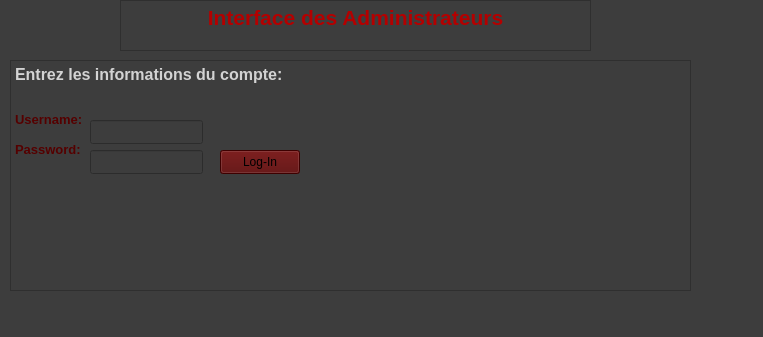
<?xml version="1.0" encoding="UTF-8"?>
<ui version="4.0">
 <class>Admin</class>
 <widget class="QWidget" name="Admin">
  <property name="geometry">
   <rect>
    <x>0</x>
    <y>0</y>
    <width>763</width>
    <height>337</height>
   </rect>
  </property>
  <property name="windowTitle">
   <string>Form</string>
  </property>
  <property name="styleSheet">
   <string notr="true">background-color: rgb(61, 61, 61);</string>
  </property>
  <widget class="QTextBrowser" name="textBrowser">
   <property name="geometry">
    <rect>
     <x>10</x>
     <y>60</y>
     <width>681</width>
     <height>231</height>
    </rect>
   </property>
   <property name="html">
    <string>&lt;!DOCTYPE HTML PUBLIC &quot;-//W3C//DTD HTML 4.0//EN&quot; &quot;http://www.w3.org/TR/REC-html40/strict.dtd&quot;&gt;
&lt;html&gt;&lt;head&gt;&lt;meta name=&quot;qrichtext&quot; content=&quot;1&quot; /&gt;&lt;meta charset=&quot;utf-8&quot; /&gt;&lt;style type=&quot;text/css&quot;&gt;
p, li { white-space: pre-wrap; }
hr { height: 1px; border-width: 0; }
li.unchecked::marker { content: &quot;\2610&quot;; }
li.checked::marker { content: &quot;\2612&quot;; }
&lt;/style&gt;&lt;/head&gt;&lt;body style=&quot; font-family:'Segoe UI'; font-size:9pt; font-weight:400; font-style:normal;&quot;&gt;
&lt;p style=&quot; margin-top:0px; margin-bottom:0px; margin-left:0px; margin-right:0px; -qt-block-indent:0; text-indent:0px;&quot;&gt;&lt;span style=&quot; font-size:12pt; font-weight:700; color:#d3d3d3;&quot;&gt;Entrez les informations du compte: &lt;/span&gt;&lt;/p&gt;
&lt;p style=&quot;-qt-paragraph-type:empty; margin-top:0px; margin-bottom:0px; margin-left:0px; margin-right:0px; -qt-block-indent:0; text-indent:0px;&quot;&gt;&lt;br /&gt;&lt;/p&gt;
&lt;p style=&quot;-qt-paragraph-type:empty; margin-top:0px; margin-bottom:0px; margin-left:0px; margin-right:0px; -qt-block-indent:0; text-indent:0px;&quot;&gt;&lt;br /&gt;&lt;/p&gt;
&lt;p style=&quot; margin-top:0px; margin-bottom:0px; margin-left:0px; margin-right:0px; -qt-block-indent:0; text-indent:0px;&quot;&gt;&lt;span style=&quot; font-size:10pt; font-weight:700; color:#550000;&quot;&gt;Username:&lt;/span&gt;&lt;/p&gt;
&lt;p style=&quot;-qt-paragraph-type:empty; margin-top:0px; margin-bottom:0px; margin-left:0px; margin-right:0px; -qt-block-indent:0; text-indent:0px; font-size:10pt; font-weight:700; color:#550000;&quot;&gt;&lt;br /&gt;&lt;/p&gt;
&lt;p style=&quot; margin-top:0px; margin-bottom:0px; margin-left:0px; margin-right:0px; -qt-block-indent:0; text-indent:0px;&quot;&gt;&lt;span style=&quot; font-size:10pt; font-weight:700; color:#550000;&quot;&gt;Password: &lt;/span&gt;&lt;/p&gt;&lt;/body&gt;&lt;/html&gt;</string>
   </property>
  </widget>
  <widget class="QLineEdit" name="lineEdit">
   <property name="geometry">
    <rect>
     <x>90</x>
     <y>120</y>
     <width>113</width>
     <height>24</height>
    </rect>
   </property>
  </widget>
  <widget class="QLineEdit" name="lineEdit_2">
   <property name="geometry">
    <rect>
     <x>90</x>
     <y>150</y>
     <width>113</width>
     <height>24</height>
    </rect>
   </property>
  </widget>
  <widget class="QPushButton" name="pushButtonLogin">
   <property name="geometry">
    <rect>
     <x>220</x>
     <y>150</y>
     <width>80</width>
     <height>24</height>
    </rect>
   </property>
   <property name="styleSheet">
    <string notr="true">font: 700 9pt &quot;Segoe Print&quot;;
background-color: rgb(85, 0, 0);</string>
   </property>
   <property name="text">
    <string>Log-In</string>
   </property>
  </widget>
  <widget class="QTextBrowser" name="textBrowser_2">
   <property name="geometry">
    <rect>
     <x>120</x>
     <y>0</y>
     <width>471</width>
     <height>51</height>
    </rect>
   </property>
   <property name="html">
    <string>&lt;!DOCTYPE HTML PUBLIC &quot;-//W3C//DTD HTML 4.0//EN&quot; &quot;http://www.w3.org/TR/REC-html40/strict.dtd&quot;&gt;
&lt;html&gt;&lt;head&gt;&lt;meta name=&quot;qrichtext&quot; content=&quot;1&quot; /&gt;&lt;meta charset=&quot;utf-8&quot; /&gt;&lt;style type=&quot;text/css&quot;&gt;
p, li { white-space: pre-wrap; }
hr { height: 1px; border-width: 0; }
li.unchecked::marker { content: &quot;\2610&quot;; }
li.checked::marker { content: &quot;\2612&quot;; }
&lt;/style&gt;&lt;/head&gt;&lt;body style=&quot; font-family:'Segoe UI'; font-size:9pt; font-weight:400; font-style:normal;&quot;&gt;
&lt;p align=&quot;center&quot; style=&quot; margin-top:0px; margin-bottom:0px; margin-left:0px; margin-right:0px; -qt-block-indent:0; text-indent:0px;&quot;&gt;&lt;span style=&quot; font-size:16pt; font-weight:700; color:#b40000;&quot;&gt;Interface des Administrateurs&lt;/span&gt;&lt;/p&gt;&lt;/body&gt;&lt;/html&gt;</string>
   </property>
  </widget>
 </widget>
 <resources/>
 <connections/>
</ui>
